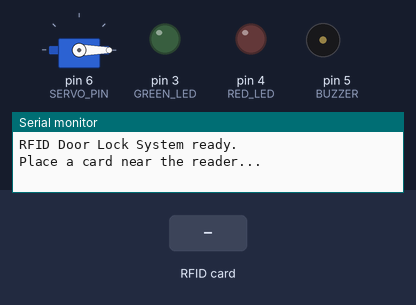
A sketch run on a simulated Arduino Uno, built with avr-gcc and run on an emulated ATmega328P. On the bench: servo, output pins drawn as LEDs (lit = HIGH), buzzer (waves = sounding, pin HIGH), the last lines printed to the serial monitor. The inputs (shaded band) are chosen by the test bench. Pins used as bus, display or sensor lines are not drawn.

Above: at 1.2 s.
1.3 s: RFID card DE AD BE EF held to the reader
At 1.38 s:
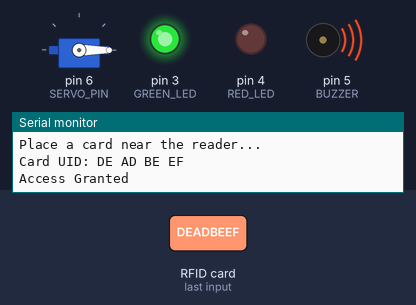
At 2.5 s:
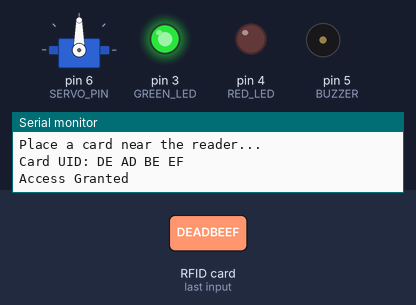
3.1 s: RFID card 5E 7A 19 C4 held to the reader
At 6.5 s:
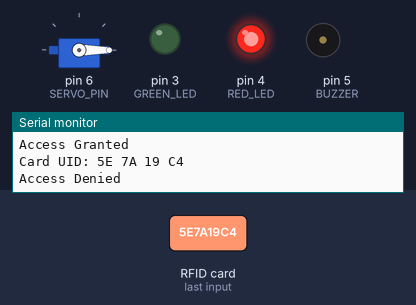
Timing chart, 0 to 8.3 s (numbered marks = the images above; inputs shaded):
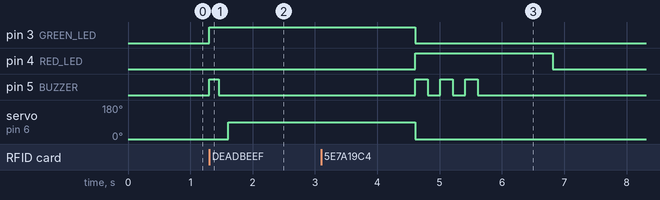

Measured:
- after the input at 1.3 s, pin 3 (GREEN_LED): LOW → HIGH at once; pin 5 (BUZZER): LOW → HIGH at once, → LOW 0.15 s later; servo on pin 6 (SERVO_PIN): 0° → 90° after 0.31 s
- after the input at 3.1 s, pin 4 (RED_LED): LOW → HIGH after 1.5 s, → LOW 2.2 s later; pin 5 (BUZZER): alternates HIGH for 0.20 s and LOW for 0.20 s, 6 changes in all, then stays LOW, starting after 1.5 s

The sketch:

RFID_Door_Lock.ino
```cpp
/*
  Enhanced Security RFID Door Lock System (Arduino UNO)

  Pin connections (from the circuit diagram):
    MFRC522:  SDA(SS) -> D10, SCK -> D13, MOSI -> D11, MISO -> D12,
              RST -> D9, 3.3V -> 3.3V, GND -> GND
    Green LED -> D3 (through 220 ohm resistor)
    Red LED   -> D4 (through 220 ohm resistor)
    Buzzer    -> D5
    Servo     -> D6 (signal), 5V (VCC), GND

  Libraries: MFRC522 (by GithubCommunity), SPI and Servo (built in).
*/

#include <SPI.h>
#include <MFRC522.h>
#include <Servo.h>

// ---------- Pin definitions ----------
#define SS_PIN     10
#define RST_PIN    9
#define GREEN_LED  3
#define RED_LED    4
#define BUZZER     5
#define SERVO_PIN  6

// ---------- Settings ----------
const int LOCKED_ANGLE   = 0;     // servo angle when door is locked
const int UNLOCKED_ANGLE = 90;    // servo angle when door is unlocked
const unsigned long UNLOCK_TIME = 3000;  // door stays open for 3 seconds

// Authorised card UID (4 bytes). Replace with your own card's UID.
// Upload the sketch, open Serial Monitor (9600 baud), scan your card
// and copy the printed UID here.
byte authorizedUID[4] = {0xDE, 0xAD, 0xBE, 0xEF};

MFRC522 rfid(SS_PIN, RST_PIN);
Servo doorServo;

void setup() {
  Serial.begin(9600);
  SPI.begin();
  rfid.PCD_Init();

  pinMode(GREEN_LED, OUTPUT);
  pinMode(RED_LED, OUTPUT);
  pinMode(BUZZER, OUTPUT);

  doorServo.attach(SERVO_PIN);
  doorServo.write(LOCKED_ANGLE);   // start with the door locked

  digitalWrite(GREEN_LED, LOW);
  digitalWrite(RED_LED, LOW);
  digitalWrite(BUZZER, LOW);

  Serial.println(F("RFID Door Lock System ready."));
  Serial.println(F("Place a card near the reader..."));
}

void loop() {
  // Wait for a new card
  if (!rfid.PICC_IsNewCardPresent()) return;
  if (!rfid.PICC_ReadCardSerial()) return;

  printUID();

  if (isAuthorized()) {
    accessGranted();
  } else {
    accessDenied();
  }

  // Stop communication with the card
  rfid.PICC_HaltA();
  rfid.PCD_StopCrypto1();
}

// Print the scanned card UID on the Serial Monitor
void printUID() {
  Serial.print(F("Card UID:"));
  for (byte i = 0; i < rfid.uid.size; i++) {
    Serial.print(rfid.uid.uidByte[i] < 0x10 ? " 0" : " ");
    Serial.print(rfid.uid.uidByte[i], HEX);
  }
  Serial.println();
}

// Compare the scanned UID with the stored authorised UID
bool isAuthorized() {
  if (rfid.uid.size != sizeof(authorizedUID)) return false;
  for (byte i = 0; i < sizeof(authorizedUID); i++) {
    if (rfid.uid.uidByte[i] != authorizedUID[i]) return false;
  }
  return true;
}

// Authorised card: green LED, short beep, unlock door, then lock again
void accessGranted() {
  Serial.println(F("Access Granted"));
  digitalWrite(GREEN_LED, HIGH);
  beep(1, 150);
  doorServo.write(UNLOCKED_ANGLE);
  delay(UNLOCK_TIME);
  doorServo.write(LOCKED_ANGLE);
  digitalWrite(GREEN_LED, LOW);
}

// Unauthorised card: red LED and buzzer alert, door stays locked
void accessDenied() {
  Serial.println(F("Access Denied"));
  digitalWrite(RED_LED, HIGH);
  beep(3, 200);
  delay(1000);
  digitalWrite(RED_LED, LOW);
}

// Sound the buzzer 'times' times, each beep lasting 'duration' ms
void beep(int times, int duration) {
  for (int i = 0; i < times; i++) {
    digitalWrite(BUZZER, HIGH);
    delay(duration);
    digitalWrite(BUZZER, LOW);
    delay(duration);
  }
}
```
